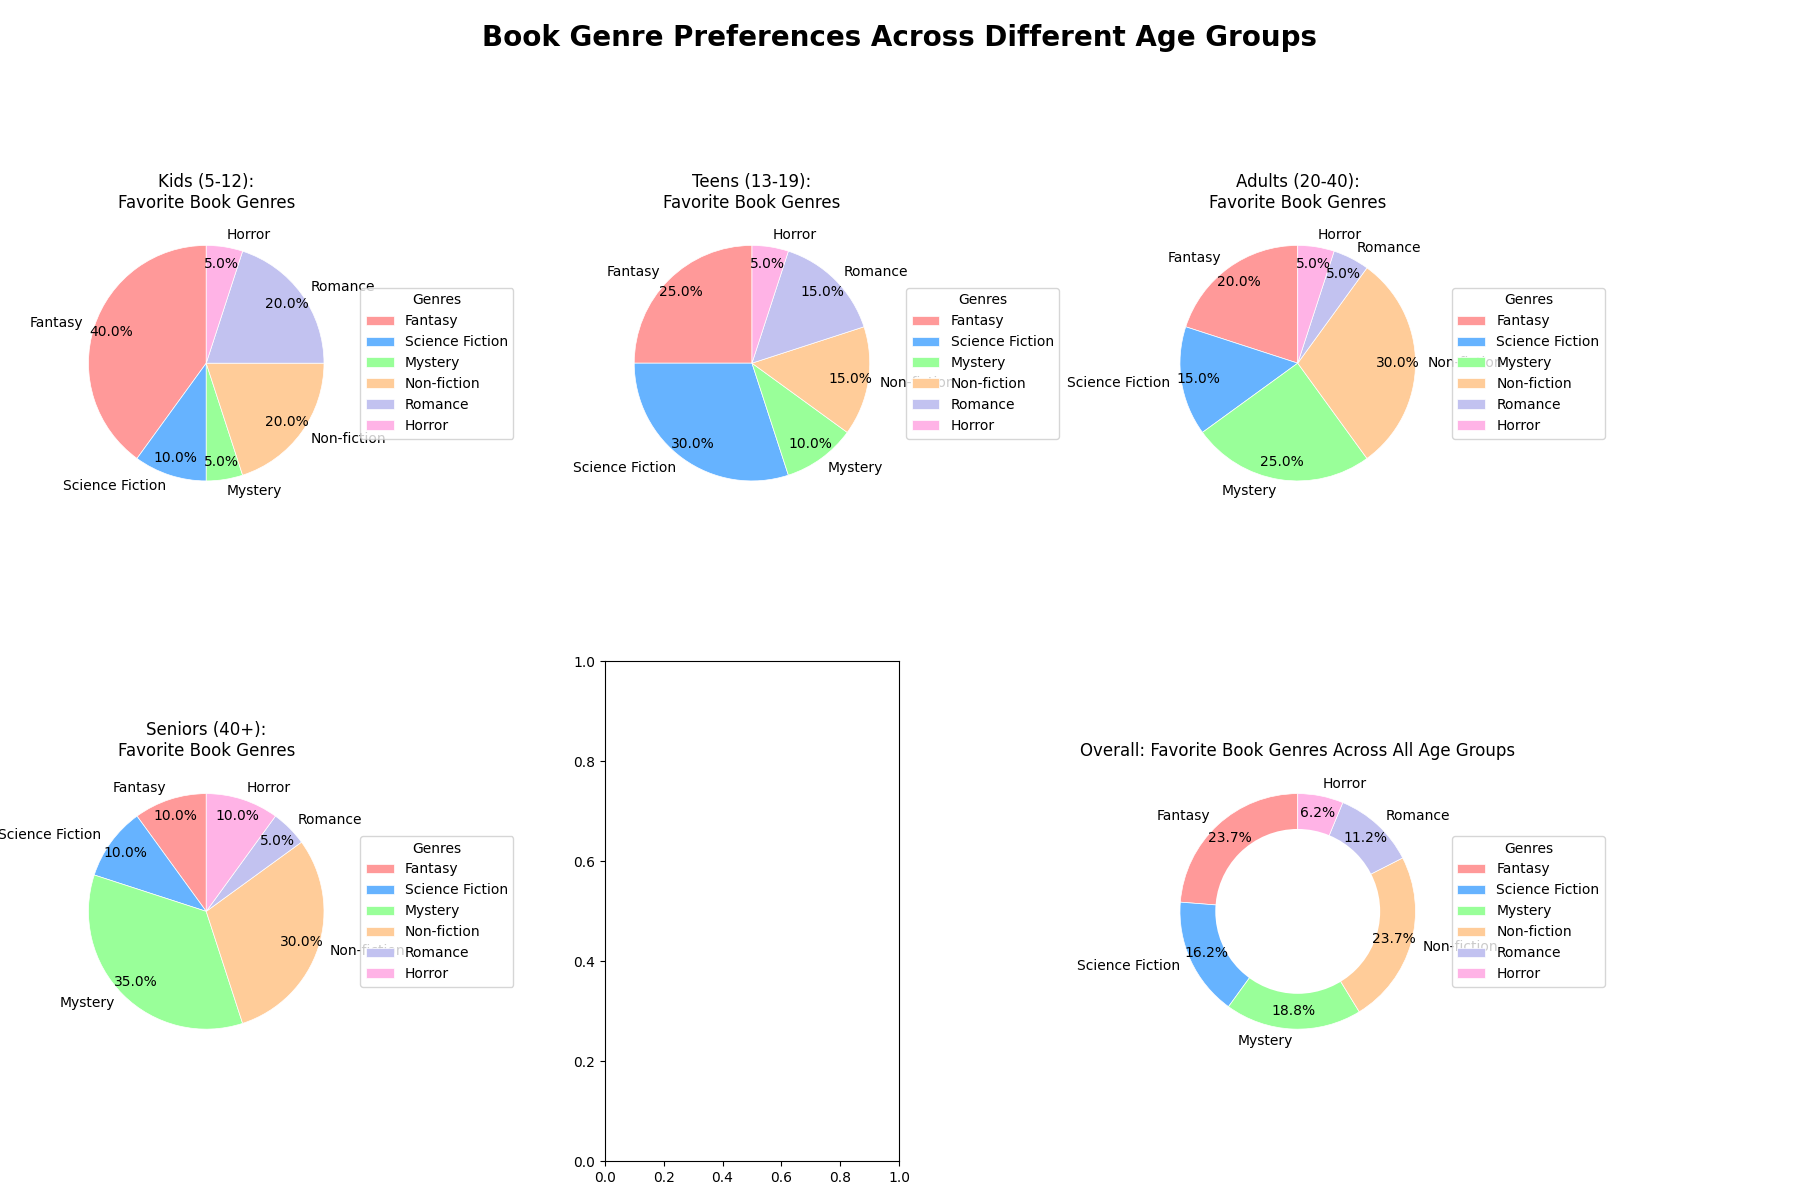

Generate this figure with Python:
import matplotlib.pyplot as plt
import numpy as np

# Backstory: Our research team has conducted a survey on the favorite genres of books across four major age groups. Each age group has its unique preferences, and this is visually represented by a pie chart to understand the reading habits of different generations.

# Define age groups and genres
age_groups = ['Kids (5-12)', 'Teens (13-19)', 'Adults (20-40)', 'Seniors (40+)']
genres = ['Fantasy', 'Science Fiction', 'Mystery', 'Non-fiction', 'Romance', 'Horror']

# Percentage preference data for each genre in each age group
data = {
    'Kids (5-12)': [40, 10, 5, 20, 20, 5],
    'Teens (13-19)': [25, 30, 10, 15, 15, 5],
    'Adults (20-40)': [20, 15, 25, 30, 5, 5],
    'Seniors (40+)': [10, 10, 35, 30, 5, 10]
}

# Colors for genres
colors = ['#ff9999', '#66b3ff', '#99ff99', '#ffcc99', '#c2c2f0', '#ffb3e6']

# Summary data for an overall pie chart
total_per_genre = np.array([sum(data[group][i] for group in age_groups) for i in range(len(genres))])

# Create subplots
fig, axs = plt.subplots(2, 3, figsize=(18, 12))

# Plot each age group's data
for i, (group, group_data) in enumerate(data.items()):
    ax = axs[i // 3, i % 3]
    
    wedges, texts, autotexts = ax.pie(
        group_data,
        labels=genres,
        autopct='%1.1f%%',
        startangle=90,
        colors=colors,
        pctdistance=0.85,
        wedgeprops=dict(edgecolor='w', linewidth=0.5),
        textprops=dict(size=10)
    )
    
    centre_circle = plt.Circle((0, 0), 0.70, fc='white')
    fig.gca().add_artist(centre_circle)
    
    ax.set(aspect="equal", title=f"{group}:\nFavorite Book Genres")
    ax.legend(wedges, genres, title="Genres", loc="center left", bbox_to_anchor=(1, 0, 0.5, 1))

# Overall pie chart for all age groups
ax = axs[1, 2]
wedges, texts, autotexts = ax.pie(
    total_per_genre,
    labels=genres,
    autopct='%1.1f%%',
    startangle=90,
    colors=colors,
    pctdistance=0.85,
    wedgeprops=dict(edgecolor='w', linewidth=0.5),
    textprops=dict(size=10)
)

centre_circle = plt.Circle((0, 0), 0.70, fc='white')
fig.gca().add_artist(centre_circle)

ax.set(aspect="equal", title="Overall: Favorite Book Genres Across All Age Groups")
ax.legend(wedges, genres, title="Genres", loc="center left", bbox_to_anchor=(1, 0, 0.5, 1))

# Adjust layout
plt.tight_layout(rect=[0, 0, 0.9, 0.95])

# Show plot
plt.suptitle('Book Genre Preferences Across Different Age Groups', fontsize=20, weight='bold')
plt.show()
